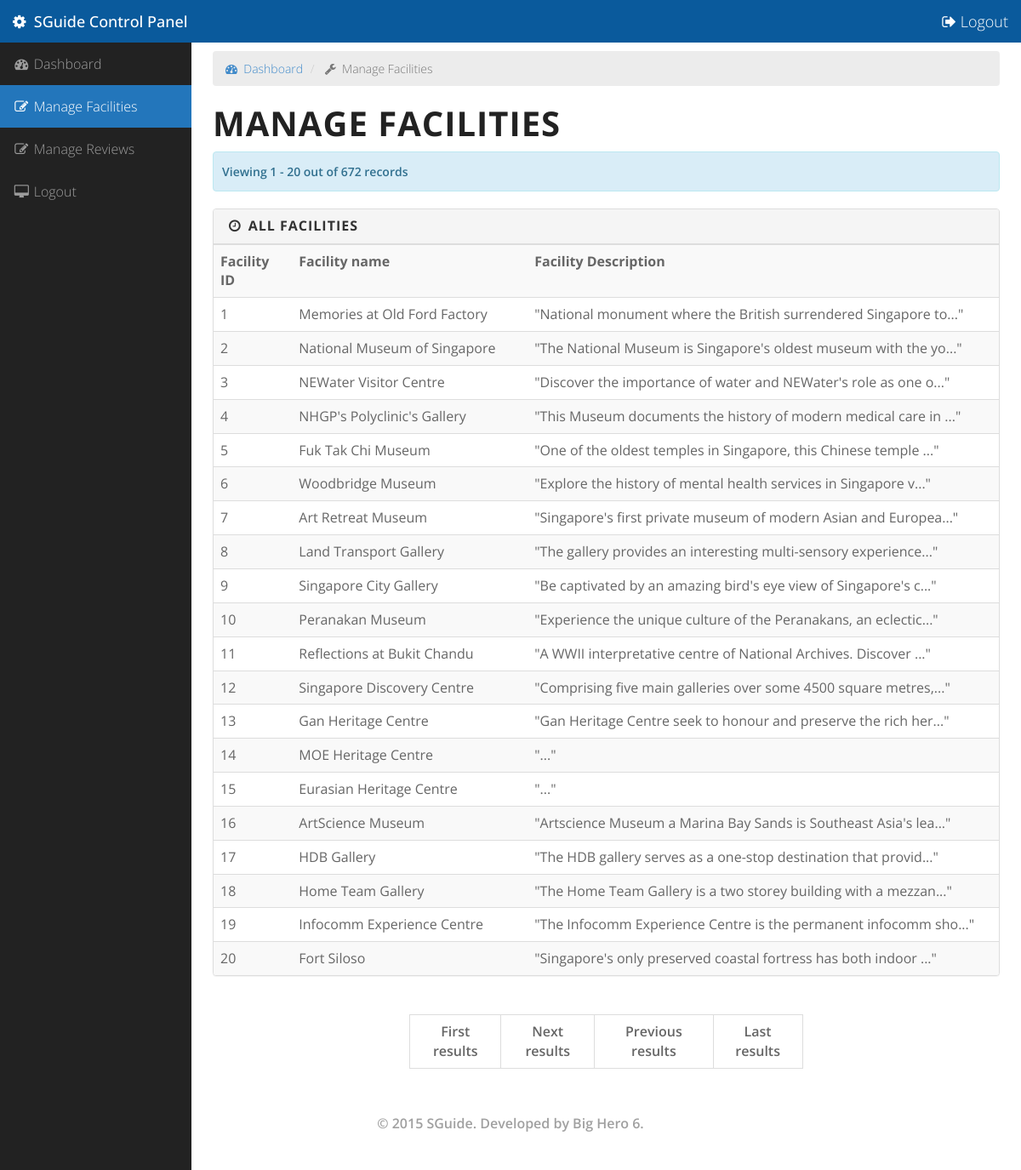
Page /admin/manageFacilities.php (signed in) on the committed database.
### tables this page shows
CREATE TABLE IF NOT EXISTS `facilities` (
  `fa_id` int(11) NOT NULL,
  `fa_name` varchar(50) DEFAULT NULL,
  `fa_buildingName` varchar(50) DEFAULT NULL,
  `fa_floorNumber` varchar(10) DEFAULT NULL,
  `fa_postalCode` varchar(6) DEFAULT NULL,
  `fa_streetName` varchar(100) DEFAULT NULL,
  `fa_unitNumber` varchar(10) DEFAULT NULL,
  `fa_description` varchar(1000) DEFAULT NULL,
  `fa_hyperlink` varchar(200) DEFAULT NULL,
  `fa_addressPoint` varchar(20) DEFAULT NULL,
  `fa_x` double DEFAULT NULL,
  `fa_y` double DEFAULT NULL,
  `fa_image` varchar(200) DEFAULT NULL,
  `fa_houseNumber` varchar(10) DEFAULT NULL,
  `fa_category` varchar(25) DEFAULT NULL,
  `fa_region` varchar(1) NOT NULL
);

### admin/manageFacilities.php (the view, shortened to what this page needs)
<?php
require_once('Connections/testdb.php');
$currentPage         = $_SERVER["PHP_SELF"];
$maxRows_getLastFacilities = 20;
$pageNum_getLastFacilities = 0;
$startRow_getLastFacilities = $pageNum_getLastFacilities * $maxRows_getLastFacilities;
$query_getLastFacilities       = "SELECT fa_id, fa_name, SUBSTRING(fa_description, 1, 60) FROM facilities ORDER BY fa_id ASC";
$query_limit_getLastFacilities = sprintf("%s LIMIT %d, %d", $query_getLastFacilities, $startRow_getLastFacilities, $maxRows_getLastFacilities);
$getLastFacilities = mysql_query($query_limit_getLastFacilities, $testdb) or die(mysql_error());
$row_getLastFacilities = mysql_fetch_assoc($getLastFacilities);
if (isset($_GET['totalRows_getLastFacilities'])) {
  $totalRows_getLastFacilities = $_GET['totalRows_getLastFacilities'];
} else {
  $all_getLastFacilities       = mysql_query($query_getLastFacilities);
  $totalRows_getLastFacilities = mysql_num_rows($all_getLastFacilities);
}
$totalPages_getLastFacilities  = ceil($totalRows_getLastFacilities / $maxRows_getLastFacilities) - 1;
$queryString_getLastFacilities = "";
$queryString_getLastFacilities = sprintf("&totalRows_getLastFacilities=%d%s", $totalRows_getLastFacilities, $queryString_getLastFacilities);
?>
<html lang="en">
  <head>
    <?php include_once 'header.php'; ?>
  </head>
  <body>
    <div id="wrapper">
      <nav class="navbar navbar-inverse navbar-fixed-top" role="navigation" style="border:0;background:#0A5A9C">
        <div class="navbar-header">
          <a class="navbar-brand" href="dashboard.php" style="font-weight:500"><i class="fa fa-cog"></i>&nbsp; SGuide Control Panel</a>
        </div>
        <div class="navbar-header pull-right"><a class ="navbar-brand" href="logout.php"><i class="fa fa-sign-out"></i> Logout</a></div>
        <div class="collapse navbar-collapse navbar-ex1-collapse">
          <ul class="nav navbar-nav side-nav">
            <li>
              <a href="dashboard.php"><i class="fa fa-fw fa-dashboard"></i> Dashboard</a>
            </li>
            <li class="active">
              <a href="manageFacilities.php"><i class="fa fa-fw fa-edit"></i> Manage Facilities</a>
            </li>
            <li>
              <a href="manageReviews.php"><i class="fa fa-fw fa-edit"></i> Manage Reviews</a>
            </li>
            <li>
              <a href="logout.php"><i class="fa fa-fw fa-desktop"></i> Logout</a>
            </li>
          </ul>
        </div>
      </nav>
      <div id="page-wrapper">
        <div class="container-fluid">
          <div class="row">
            <div class="col-lg-12">
              <ol class="breadcrumb">
                <li>
                  <a href="dashboard.php"><i class="fa fa-dashboard"></i>&nbsp; Dashboard</a>
                </li>
                <li class="active">
                  <i class="fa fa-wrench"></i>&nbsp; Manage Facilities
                </li>
              </ol>
              <h1 class="page-header" style="margin-bottom:0;border:0">Manage Facilities</h1>
            </div>
          </div>
          <div class="alert alert-info" style="padding:10px;font-weight:600">
            Viewing <?php echo ($startRow_getLastFacilities + 1) ?> - <?php echo min($startRow_getLastFacilities + $maxRows_getLastFacilities, $totalRows_getLastFacilities) ?> out of <?php echo $totalRows_getLastFacilities ?> records
          </div>
          <div>
            <div class="panel panel-default">
              <div class="panel-heading">
                <h3 class="panel-title"><i class="fa fa-clock-o fa-fw"></i> All Facilities</h3>
              </div>
              <div class="table-responsive">
                <table class="table table-hover table-striped">
                  <tr class="trheader">
                    <th>Facility ID</th>
                    <th>Facility name</th>
                    <th>Facility Description</th>
                  </tr>
                  <?php do { ?>
                  <tr onClick="window.location.href = 'editFacility.php?fa_id=<?php echo $row_getLastFacilities['fa_id']; ?>';" style="cursor:pointer">
                    <td width="10%">
                      <?php echo $row_getLastFacilities['fa_id']; ?>
                    </td>
                    <td width="30%">
                      <?php echo $row_getLastFacilities['fa_name']; ?>
                    </td>
                    <td>
                      "<?php echo $row_getLastFacilities['SUBSTRING(fa_description, 1, 60)']; ?>..."</em>
                    </td>
                  </tr>
                  <?php } while ($row_getLastFacilities = mysql_fetch_assoc($getLastFacilities)); ?>
                </table>
              </div>
            </div>
          </div>
          <br />
          <table class="table table-bordered" style="width:50%;margin:0 auto">
            <tr style="cursor:pointer;font-weight:600">
              <td align="center" onClick="window.location.href = '<?php printf("%s?pageNum_getLastFacilities=%d%s", $currentPage, 0, $queryString_getLastFacilities); ?>';">
                First results
              </td>
              <td align="center" onClick="window.location.href = '<?php printf("%s?pageNum_getLastFacilities=%d%s", $currentPage, min($totalPages_getLastFacilities, $pageNum_getLastFacilities + 1), $queryString_getLastFacilities); ?>';">
                Next results
              </td>
              <td align="center" onClick="window.location.href = '<?php printf("%s?pageNum_getLastFacilities=%d%s", $currentPage, max(0, $pageNum_getLastFacilities - 1), $queryString_getLastFacilities); ?>';">
                Previous results
              </td>
              <td align="center" onClick="window.location.href = '<?php printf("%s?pageNum_getLastFacilities=%d%s", $currentPage, $totalPages_getLastFacilities, $queryString_getLastFacilities); ?>';">
                Last results
              </td>
          </table>
        </div>
      </div>
    </div>
    <?php include_once 'footer.php'; ?>
  </body>
</html>

### admin/assets/css/sb-admin.css (style rules this page uses)
.page-header { margin-top:10px!important }
.navbar-inverse .navbar-brand { color:#fff!important }
h1 { letter-spacing:1px!important }
body { margin-top: 100px; background-color: #fff; }
@media (min-width:768px) { body { margin-top: 50px; } }
#wrapper { padding-left: 0; }
#page-wrapper { width: 100%; padding: 0; background-color: #fff; }
@media (min-width:768px) { #wrapper { padding-left: 225px; } }
@media (min-width:768px) { #page-wrapper { padding: 10px; } }
@media (min-width:768px) { .side-nav { position: fixed; top: 50px; left: 225px; width: 225px; margin-left: -225px; border: none; border-radius: 0; overflow-y: auto; background-color: #222; bottom: 0; overflow-x: hidden; padding-bottom: 40px; } }
@media (min-width:768px) { .side-nav>li>a { width: 225px; } }

### admin/assets/css/style.css (style rules this page uses)
body { font: 300 14px/1.8 'Open Sans', sans-serif; color: #666; overflow-x: hidden; }
a { color: #428bca; }
.navbar a, .form-control { -webkit-transition: all 0.4s ease-in-out 0s; -moz-transition: all 0.4s ease-in-out 0s; -ms-transition: all 0.4s ease-in-out 0s; -o-transition: all 0.4s ease-in-out 0s; transition: all 0.4s ease-in-out 0s; }
a, .btn { -webkit-transition: all 0.125s ease-in-out 0s; -moz-transition: all 0.125s ease-in-out 0s; -ms-transition: all 0.125s ease-in-out 0s; -o-transition: all 0.125s ease-in-out 0s; transition: all 0.125s ease-in-out 0s; }
.breadcrumb { background-color:#ECECEC!important }
.navbar-inverse .navbar-nav>.active>a, .navbar-inverse .navbar-nav>.active>a:hover, .navbar-inverse .navbar-nav>.active>a:focus { background-color:#2376BB!important }
.side-nav>li>a { font-size:16px!important }
h1, h2, h3, h4, h5, h6 { font: 700 40px/1.2 Open Sans, sans-serif; text-transform: uppercase; letter-spacing: 5px; margin: 5px 0 5px; color: #222; }
h3 { font-size: 13px; letter-spacing: 1px; margin: 0 0 5px; }

### rows in the picture
facilities: fa_id "1", fa_name "Memories at Old Ford Factory", SUBSTRING "National monument where the British surrendered Singapore to"
facilities: fa_id "2", fa_name "National Museum of Singapore", SUBSTRING "The National Museum is Singapore's oldest museum with the yo"
facilities: fa_id "3", fa_name "NEWater Visitor Centre", SUBSTRING "Discover the importance of water and NEWater's role as one o"
facilities: fa_id "4", fa_name "NHGP's Polyclinic's Gallery", SUBSTRING "This Museum documents the history of modern medical care in"
facilities: fa_id "5", fa_name "Fuk Tak Chi Museum", SUBSTRING "One of the oldest temples in Singapore, this Chinese temple"
facilities: fa_id "6", fa_name "Woodbridge Museum", SUBSTRING "Explore the history of mental health services in Singapore v"
facilities: fa_id "7", fa_name "Art Retreat Museum", SUBSTRING "Singapore's first private museum of modern Asian and Europea"
facilities: fa_id "8", fa_name "Land Transport Gallery", SUBSTRING "The gallery provides an interesting multi-sensory experience"
facilities: fa_id "9", fa_name "Singapore City Gallery", SUBSTRING "Be captivated by an amazing bird's eye view of Singapore's c"
facilities: fa_id "10", fa_name "Peranakan Museum", SUBSTRING "Experience the unique culture of the Peranakans, an eclectic"
facilities: fa_id "11", fa_name "Reflections at Bukit Chandu", SUBSTRING "A WWII interpretative centre of National Archives. Discover"
facilities: fa_id "12", fa_name "Singapore Discovery Centre", SUBSTRING "Comprising five main galleries over some 4500 square metres,"
facilities: fa_id "13", fa_name "Gan Heritage Centre", SUBSTRING "Gan Heritage Centre seek to honour and preserve the rich her"
facilities: fa_id "14", fa_name "MOE Heritage Centre"
facilities: fa_id "15", fa_name "Eurasian Heritage Centre"
facilities: fa_id "16", fa_name "ArtScience Museum", SUBSTRING "Artscience Museum a Marina Bay Sands is Southeast Asia's lea"
facilities: fa_id "17", fa_name "HDB Gallery", SUBSTRING "The HDB gallery serves as a one-stop destination that provid"
facilities: fa_id "18", fa_name "Home Team Gallery", SUBSTRING "The Home Team Gallery is a two storey building with a mezzan"
facilities: fa_id "19", fa_name "Infocomm Experience Centre", SUBSTRING "The Infocomm Experience Centre is the permanent infocomm sho"
facilities: fa_id "20", fa_name "Fort Siloso", SUBSTRING "Singapore's only preserved coastal fortress has both indoor"

### other values in the picture
$startRow_getLastFacilities + 1 "1"
$totalRows_getLastFacilities "672"
